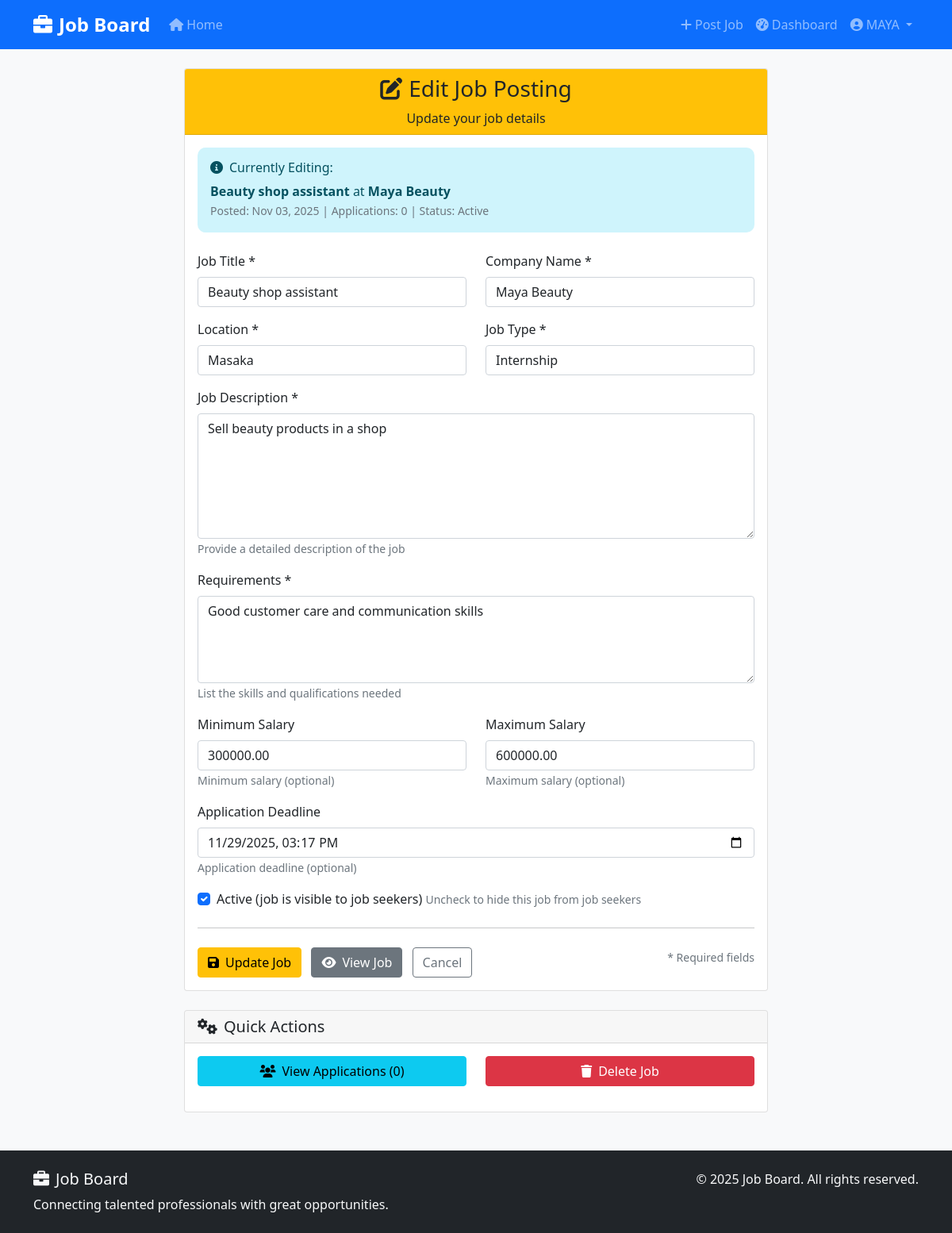
Page /job/7/edit/ (signed in) on the committed database.
### jobs/models.py (models this page shows, shortened)
class Job(models.Model):
    employer = models.ForeignKey(User, on_delete=models.CASCADE, related_name='jobs')
    title = models.CharField(max_length=200)
    company_name = models.CharField(max_length=200)
    description = models.TextField()
    requirements = models.TextField()
    location = models.CharField(max_length=200)
    salary_min = models.DecimalField(max_digits=10, decimal_places=2, blank=True, null=True)
    salary_max = models.DecimalField(max_digits=10, decimal_places=2, blank=True, null=True)
    job_type = models.CharField(max_length=20, choices=JOB_TYPE_CHOICES, default='full_time')
    is_active = models.BooleanField(default=True)
    created_at = models.DateTimeField(auto_now_add=True)
    updated_at = models.DateTimeField(auto_now=True)
    deadline = models.DateTimeField(blank=True, null=True)
    class Meta:
        ordering = ['-created_at']
    def applications_count(self):
        return self.applications.count()

### jobs/views.py (the view)
# urls.py: path('job/<int:pk>/edit/', views.edit_job, name='edit_job'),
@login_required
def edit_job(request, pk):
    job = get_object_or_404(Job, pk=pk, employer=request.user)
    if request.method == 'POST':
        form = JobForm(request.POST, instance=job)
        if form.is_valid():
            form.save()
            messages.success(request, 'Job updated successfully!')
            return redirect('job_detail', pk=job.pk)
    else:
        form = JobForm(instance=job)
    return render(request, 'jobs/edit_job.html', {'form': form, 'job': job})

### templates/jobs/edit_job.html (shortened to what this page needs)
{% extends 'base.html' %}
{% block content %}
<div class="row justify-content-center">
    <div class="col-lg-8">
        <div class="card">
            <div class="card-header bg-warning text-dark text-center">
                <h3><i class="fas fa-edit me-2"></i>Edit Job Posting</h3>
                <p class="mb-0">Update your job details</p>
            </div>
            <div class="card-body">
                <div class="alert alert-info mb-4">
                    <h6><i class="fas fa-info-circle me-2"></i>Currently Editing:</h6>
                    <strong>{{ job.title }}</strong> at <strong>{{ job.company_name }}</strong>
                    <br>
                    <small class="text-muted">
                        Posted: {{ job.created_at|date:"M d, Y" }} |
                        Applications: {{ job.applications_count }} |
                        Status: {% if job.is_active %}Active{% else %}Inactive{% endif %}
                    </small>
                </div>
                <form method="post">
                    <div class="row">
                        <div class="col-md-6 mb-3">
                            <label for="{{ form.title.id_for_label }}" class="form-label">Job Title *</label>
                            {{ form.title }}
                        </div>
                        <div class="col-md-6 mb-3">
                            <label for="{{ form.company_name.id_for_label }}" class="form-label">Company Name *</label>
                            {{ form.company_name }}
                        </div>
                    </div>
                    <div class="row">
                        <div class="col-md-6 mb-3">
                            <label for="{{ form.location.id_for_label }}" class="form-label">Location *</label>
                            {{ form.location }}
                        </div>
                        <div class="col-md-6 mb-3">
                            <label for="{{ form.job_type.id_for_label }}" class="form-label">Job Type *</label>
                            {{ form.job_type }}
                        </div>
                    </div>
                    <div class="mb-3">
                        <label for="{{ form.description.id_for_label }}" class="form-label">Job Description *</label>
                        {{ form.description }}
                        {% if form.description.help_text %}
                            <small class="form-text text-muted">{{ form.description.help_text }}</small>
                        {% endif %}
                    </div>
                    <div class="mb-3">
                        <label for="{{ form.requirements.id_for_label }}" class="form-label">Requirements *</label>
                        {{ form.requirements }}
                        {% if form.requirements.help_text %}
                            <small class="form-text text-muted">{{ form.requirements.help_text }}</small>
                        {% endif %}
                    </div>
                    <div class="row">
                        <div class="col-md-6 mb-3">
                            <label for="{{ form.salary_min.id_for_label }}" class="form-label">Minimum Salary</label>
                            {{ form.salary_min }}
                            {% if form.salary_min.help_text %}
                                <small class="form-text text-muted">{{ form.salary_min.help_text }}</small>
                            {% endif %}
                        </div>
                        <div class="col-md-6 mb-3">
                            <label for="{{ form.salary_max.id_for_label }}" class="form-label">Maximum Salary</label>
                            {{ form.salary_max }}
                            {% if form.salary_max.help_text %}
                                <small class="form-text text-muted">{{ form.salary_max.help_text }}</small>
                            {% endif %}
                        </div>
                    </div>
                    <div class="mb-3">
                        <label for="{{ form.deadline.id_for_label }}" class="form-label">Application Deadline</label>
                        {{ form.deadline }}
                        {% if form.deadline.help_text %}
                            <small class="form-text text-muted">{{ form.deadline.help_text }}</small>
                        {% endif %}
                    </div>
                    <div class="mb-3 form-check">
                        {{ form.is_active }}
                        <label class="form-check-label" for="{{ form.is_active.id_for_label }}">
                            Active (job is visible to job seekers)
                        </label>
                        <small class="form-text text-muted">Uncheck to hide this job from job seekers</small>
                    </div>
                    <hr class="my-4">
                    <div class="row">
                        <div class="col-md-8">
                            <button type="submit" class="btn btn-warning">
                                <i class="fas fa-save me-2"></i>Update Job
                            </button>
                            <a href="{% url 'job_detail' job.pk %}" class="btn btn-secondary ms-2">
                                <i class="fas fa-eye me-2"></i>View Job
                            </a>
                            <a href="{% url 'employer_dashboard' %}" class="btn btn-outline-secondary ms-2">
                                Cancel
                            </a>
                        </div>
                        <div class="col-md-4 text-md-end">
                            <small class="text-muted">* Required fields</small>
                        </div>
                    </div>
                </form>
            </div>
        </div>
        <div class="card mt-4">
            <div class="card-header">
                <h5 class="mb-0"><i class="fas fa-cogs me-2"></i>Quick Actions</h5>
            </div>
            <div class="card-body">
                <div class="row">
                    <div class="col-md-6 mb-3">
                        <a href="{% url 'job_applications' job.pk %}" class="btn btn-info w-100">
                            <i class="fas fa-users me-2"></i>View Applications ({{ job.applications_count }})
                        </a>
                    </div>
                    <div class="col-md-6 mb-3">
                        <a href="{% url 'delete_job' job.pk %}" class="btn btn-danger w-100">
                            <i class="fas fa-trash me-2"></i>Delete Job
                        </a>
                    </div>
                </div>
            </div>
        </div>
    </div>
</div>
{% endblock %}

### templates/base.html (shortened to what this page needs)
<!DOCTYPE html>
<html lang="en">
<head>
    <link href="https://cdn.jsdelivr.net/npm/bootstrap@5.1.3/dist/css/bootstrap.min.css" rel="stylesheet">
    <link rel="stylesheet" href="https://cdnjs.cloudflare.com/ajax/libs/font-awesome/6.0.0/css/all.min.css">
    {% load static %}
    <link rel="stylesheet" href="{% static 'css/style.css' %}">
</head>
<body>
    <nav class="navbar navbar-expand-lg navbar-dark bg-primary">
        <div class="container">
            <a class="navbar-brand fw-bold" href="{% url 'home' %}">
                <i class="fas fa-briefcase me-2"></i>Job Board
            </a>
            <div class="collapse navbar-collapse" id="navbarNav">
                <ul class="navbar-nav me-auto">
                    <li class="nav-item">
                        <a class="nav-link" href="{% url 'home' %}">
                            <i class="fas fa-home me-1"></i>Home
                        </a>
                    </li>
                </ul>
                <ul class="navbar-nav">
                    {% if user.is_authenticated %}
                        {% if user.userprofile.role == 'employer' %}
                            <li class="nav-item">
                                <a class="nav-link" href="{% url 'create_job' %}">
                                    <i class="fas fa-plus me-1"></i>Post Job
                                </a>
                            </li>
                            <li class="nav-item">
                                <a class="nav-link" href="{% url 'employer_dashboard' %}">
                                    <i class="fas fa-tachometer-alt me-1"></i>Dashboard
                                </a>
                            </li>
                        {% endif %}
                        <li class="nav-item dropdown">
                            <a class="nav-link dropdown-toggle" href="#" id="navbarDropdown" role="button" data-bs-toggle="dropdown">
                                <i class="fas fa-user-circle me-1"></i>{{ user.username }}
                            </a>
                        </li>
                    {% endif %}
                </ul>
            </div>
        </div>
    </nav>
    <main class="container mt-4">
        {% block content %}{% endblock %}
    </main>
    <footer class="bg-dark text-light py-4 mt-5">
        <div class="container">
            <div class="row">
                <div class="col-md-6">
                    <h5><i class="fas fa-briefcase me-2"></i>Job Board</h5>
                    <p class="mb-0">Connecting talented professionals with great opportunities.</p>
                </div>
                <div class="col-md-6 text-md-end">
                    <p class="mb-0">&copy; {% now "Y" %} Job Board. All rights reserved.</p>
                </div>
            </div>
        </div>
    </footer>
</body>
</html>

### static/css/style.css (style rules this page uses)
body { font-family: 'Segoe UI', Tahoma, Geneva, Verdana, sans-serif; background-color: #f8f9fa; }
.navbar-brand { font-size: 1.5rem; }
.alert { border: none; border-radius: 10px; }

### rows in the picture
Job: title "Beauty shop assistant", company_name "Maya Beauty", created_at "Nov 03, 2025", applications_count "0", location "Masaka", job_type "Internship", description "Sell beauty products in a shop", requirements "Good customer care and communication skills", salary_min "300000.00", salary_max "600000.00", deadline "11/29/2025 15:17", is_active "☑"

### other values in the picture
{{ user.username }} "MAYA"
